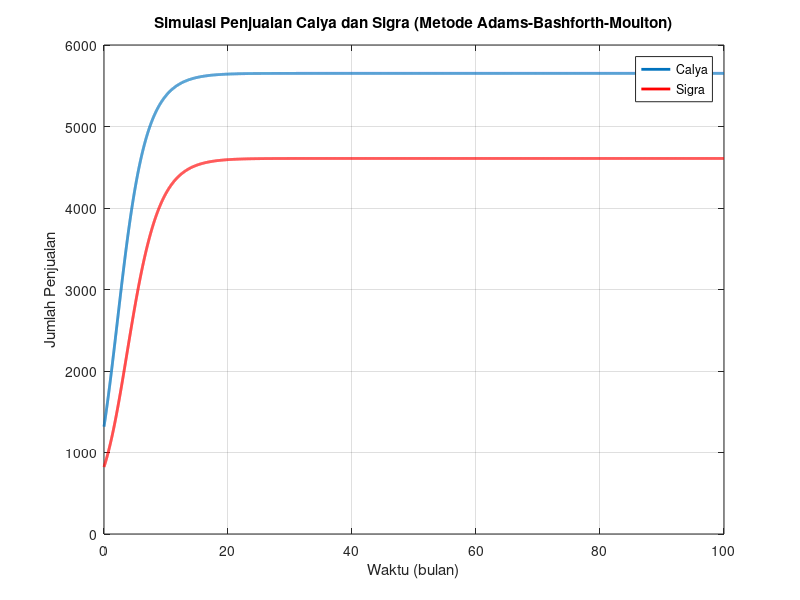

Reproduce this figure in MATLAB.
clc;
clear;

% Parameter Lotka-Volterra
alpha = 0.505594;
beta = 0.209412;
myu = 0.319288;
delta = 0.411330;
k1 = 3600;  % Kapasitas maksimum Calya
k2 = 2800;  % Kapasitas maksimum Sigra

% Parameter simulasi
t0 = 0;        % Waktu awal (bulan)
tf = 100;      % Waktu akhir (bulan)
h = 0.01;      % Langkah waktu
t = t0:h:tf;   % Vektor waktu
x = zeros(size(t)); % Penjualan Calya
y = zeros(size(t)); % Penjualan Sigra

% Kondisi awal
x(1) = 1318;   % Penjualan awal Calya
y(1) = 823;    % Penjualan awal Sigra

% Fungsi untuk sistem persamaan Lotka-Volterra
f1 = @(x,y) alpha*x*(1-(x/k1)+((myu*y)/k2));
f2 = @(x,y) beta*x*(1-(y/k2)+((delta*x)/k1));

% Runge-Kutta 4 untuk tiga langkah awal
for i = 1:3
    k1_x = h * f1(x(i), y(i));
    k1_y = h * f2(x(i), y(i));
    
    k2_x = h * f1(x(i) + h/2, y(i) + k1_x/2);
    k2_y = h * f2(x(i) + h/2, y(i) + k1_y/2);
    
    k3_x = h * f1(x(i) + h/2, y(i) + k2_x/2);
    k3_y = h * f2(x(i) + h/2, y(i) + k2_y/2);
    
    k4_x = h * f1(x(i) + h, y(i) + k3_x);
    k4_y = h * f2(x(i) + h, y(i) + k3_y);
    
    x(i+1) = x(i) + (1/6) * (k1_x + 2*k2_x + 2*k3_x + k4_x);
    y(i+1) = y(i) + (1/6) * (k1_y + 2*k2_y + 2*k3_y + k4_y);
end

% Adams-Bashforth-Moulton (ABM) untuk langkah selanjutnya
for i = 4:length(t)-1
    % Adams-Bashforth (Prediksi)
    x_pred = x(i) + (h/24) * (55*f1(x(i), y(i)) - 59*f1(x(i-1), y(i-1)) + 37*f1(x(i-2), y(i-2)) - 9*f1(x(i-3), y(i-3)));
    y_pred = y(i) + (h/24) * (55*f2(x(i), y(i)) - 59*f2(x(i-1), y(i-1)) + 37*f2(x(i-2), y(i-2)) - 9*f2(x(i-3), y(i-3)));
    
    % Adams-Moulton (Koreksi)
    x(i+1) = x(i) + (h/24) * (9*f1(x(i), x_pred) + 19*f1(x(i), y(i)) - 5*f1(x(i-1), y(i-1)) + f1(x(i-2), y(i-2)));
    y(i+1) = y(i) + (h/24) * (9*f2(x(i), y_pred) + 19*f2(x(i), y(i)) - 5*f2(x(i-1), y(i-1)) + f2(x(i-2), y(i-2)));
end

% Tampilkan hasil dalam bentuk tabel
disp('--------------------------------------------------------')
fprintf('\tt\t\tApproximate x\t\tApproximate y\n')
disp('--------------------------------------------------------')
fprintf('\t%.1f\t\t%.6f\t\t%.6f\n',[t',x',y'])
disp('--------------------------------------------------------')

% Plot Hasil
figure;
plot(t, x, 'linewidth', 2); hold on;
plot(t, y, 'r-', 'linewidth', 2);
grid on;
xlabel('Waktu (bulan)');
ylabel('Jumlah Penjualan');
title('Simulasi Penjualan Calya dan Sigra (Metode Adams-Bashforth-Moulton)');
legend('Calya', 'Sigra');


% Cari waktu stabilisasi (perbedaan penjualan kecil)
threshold = 1e-4;  % Toleransi perubahan kecil
stable_time = NaN; % Inisialisasi variabel waktu stabil

for i = 2:length(t)
    if abs(x(i) - x(i-1)) < threshold && abs(y(i) - y(i-1)) < threshold
        stable_time = t(i);
        break;
    end
end

% Tampilkan waktu stabilisasi
if ~isnan(stable_time)
    fprintf('\nWaktu stabilisasi ditemukan pada t = %.2f bulan\n', stable_time);
    index = round(stable_time / h) + 1; % Konversi waktu ke indeks
    fprintf('Jumlah penjualan pada waktu stabilisasi:\n');
    fprintf('Calya: %.2f\n', x(index));
    fprintf('Sigra: %.2f\n', y(index));
else
    disp('Tidak ditemukan waktu stabilisasi dalam interval waktu simulasi.');
end